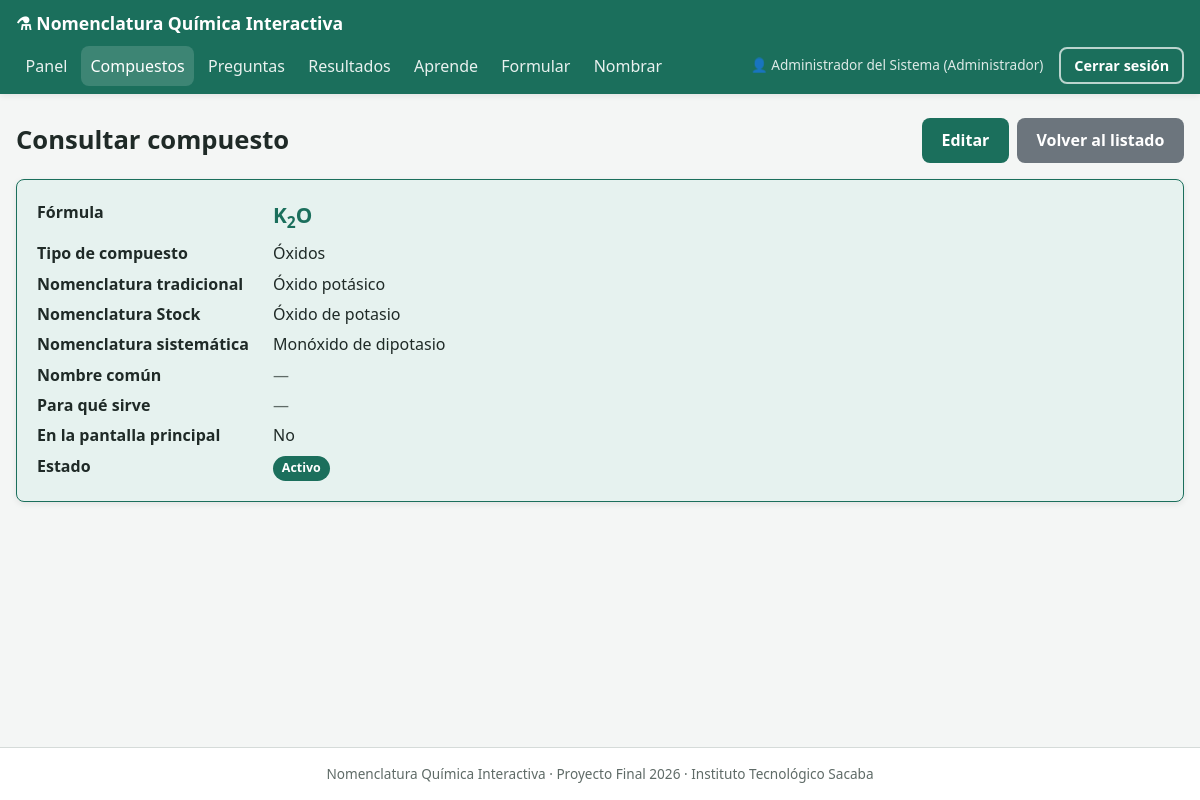
Screenshot of /sql/public/index.php?c=compuesto&a=ver&id=2 (signed in) with the database file from the repository.
### tables this page shows
CREATE TABLE compuestos (
    id_compuesto        INT          NOT NULL AUTO_INCREMENT,
    formula             VARCHAR(30) NOT NULL,
    nombre_tradicional  VARCHAR(100) NOT NULL,
    nombre_stock        VARCHAR(100) NOT NULL,
    nombre_sistematico  VARCHAR(100) NOT NULL,
    nombre_comun        VARCHAR(80)  NULL,
    uso                 TEXT         NULL,
    cotidiano           TINYINT(1)   NOT NULL DEFAULT 0 COMMENT '1 = aparece en el repositorio de la pantalla principal',
    id_tipo             INT          NOT NULL,
    estado              TINYINT(1)   NOT NULL DEFAULT 1 COMMENT '1 = activo, 0 = desactivado',
    PRIMARY KEY (id_compuesto),
    UNIQUE KEY uq_compuestos_formula (formula),
    KEY idx_compuestos_tipo (id_tipo),
    CONSTRAINT fk_compuestos_tipos FOREIGN KEY (id_tipo) REFERENCES tipos_compuesto (id_tipo)
        ON UPDATE CASCADE ON DELETE RESTRICT
);

CREATE TABLE tipos_compuesto (
    id_tipo      INT         NOT NULL AUTO_INCREMENT,
    nombre       VARCHAR(40) NOT NULL,
    descripcion  TEXT        NULL,
    PRIMARY KEY (id_tipo),
    UNIQUE KEY uq_tipos_nombre (nombre)
);

### core/Controller.php (called while the page is built, shortened)
<?php
abstract class Controller
{
    protected function vista(string $ruta, array $parametros = []): void
    {
        extract($parametros, EXTR_SKIP);
        require BASE_PATH . '/views/layout/header.php';
        require BASE_PATH . '/views/' . $ruta . '.php';
        require BASE_PATH . '/views/layout/footer.php';
    }
    protected function get(string $campo, string $defecto = ''): string
    {
        return isset($_GET[$campo]) ? trim((string) $_GET[$campo]) : $defecto;
    }
}

### controllers/CompuestoController.php (called while the page is built, shortened)
<?php
class CompuestoController extends Controller
{
    private Compuesto $modelo;
    public function __construct()
    {
        $this->modelo = new Compuesto();
    }
    public function ver(): void
    {
        $compuesto = $this->modelo->obtener((int) $this->get('id', '0'));
        $this->vista('admin/compuestos/ver', ['titulo' => 'Consultar compuesto', 'compuesto' => $compuesto]);
    }
}

### core/Router.php (called while the page is built, shortened)
<?php
class Router
{
    public static function despachar(): void
    {
        $a = (string) ($_GET['a'] ?? 'index');
        $controlador = new $clase();
        $controlador->$a();
    }
}

### sql/public/index.php (called while the page is built, shortened)
<?php
require_once BASE_PATH . '/core/helpers.php';
spl_autoload_register(function (string $clase) {
    foreach (['core', 'config', 'controllers', 'models'] as $carpeta) {
        $archivo = BASE_PATH . '/' . $carpeta . '/' . $clase . '.php';
        if (is_file($archivo)) {
            return;
        }
    }
});
Router::despachar();

### config/Database.php (called while the page is built)
<?php
class Database
{
    private static ?PDO $conexion = null;
    public static function conectar(): PDO
    {
        if (self::$conexion === null) {
            $dsn = 'mysql:host=' . DB_HOST . ';dbname=' . DB_NAME . ';charset=' . DB_CHARSET;
            try {
                self::$conexion = new PDO($dsn, DB_USER, DB_PASS, [
                    PDO::ATTR_ERRMODE            => PDO::ERRMODE_EXCEPTION,
                    PDO::ATTR_DEFAULT_FETCH_MODE => PDO::FETCH_ASSOC,
                    PDO::ATTR_EMULATE_PREPARES   => false,
                ]);
            } catch (PDOException $e) {
                http_response_code(500);
                die('No se pudo conectar a la base de datos. Verifique config/config.php y que MySQL esté iniciado.');
            }
        }
        return self::$conexion;
    }
}

### core/Model.php (called while the page is built, shortened)
<?php
abstract class Model
{
    public function __construct()
    {
        $this->db = Database::conectar();
    }
}

### models/Compuesto.php (called while the page is built, shortened)
<?php
class Compuesto extends Model
{
    public function obtener(int $id): ?array
    {
        $st = $this->db->prepare(self::SELECT_BASE . ' WHERE c.id_compuesto = :id');
        $st->execute([':id' => $id]);
        $fila = $st->fetch();
        return $fila ?: null;
    }
}

### views/admin/compuestos/ver.php (the view)
<div class="encabezado">
    <h1>Consultar compuesto</h1>
    <div class="grupo-botones">
        <a class="boton" href="<?= e(url('compuesto', 'editar', ['id' => $compuesto['id_compuesto']])) ?>">Editar</a>
        <a class="boton boton-gris" href="<?= e(url('compuesto', 'index')) ?>">Volver al listado</a>
    </div>
</div>
<div class="tarjeta tarjeta-verde">
    <dl class="datos">
        <dt>Fórmula</dt>
        <dd class="formula"><?= formula_html($compuesto['formula']) ?></dd>
        <dt>Tipo de compuesto</dt>
        <dd><?= e($compuesto['tipo']) ?></dd>
        <dt>Nomenclatura tradicional</dt>
        <dd><?= e($compuesto['nombre_tradicional']) ?></dd>
        <dt>Nomenclatura Stock</dt>
        <dd><?= e($compuesto['nombre_stock']) ?></dd>
        <dt>Nomenclatura sistemática</dt>
        <dd><?= e($compuesto['nombre_sistematico']) ?></dd>
        <dt>Nombre común</dt>
        <dd><?= $compuesto['nombre_comun'] ? e($compuesto['nombre_comun']) : '<span class="texto-gris">—</span>' ?></dd>
        <dt>Para qué sirve</dt>
        <dd><?= $compuesto['uso'] ? e($compuesto['uso']) : '<span class="texto-gris">—</span>' ?></dd>
        <dt>En la pantalla principal</dt>
        <dd><?= $compuesto['cotidiano'] ? 'Sí (compuesto de la vida cotidiana)' : 'No' ?></dd>
        <dt>Estado</dt>
        <dd><?= $compuesto['estado'] ? '<span class="insignia">Activo</span>' : '<span class="insignia insignia-gris">Inactivo</span>' ?></dd>
    </dl>
</div>

### core/helpers.php (shortened to what this page needs)
<?php
function e($valor): string
{
    return htmlspecialchars((string) $valor, ENT_QUOTES, 'UTF-8');
}
function url(string $c, string $a = 'index', array $params = []): string
{
    $query = array_merge(['c' => $c, 'a' => $a], $params);
    return BASE_URL . 'index.php?' . http_build_query($query);
}
function formula_html(string $formula): string
{
    return preg_replace('/(\d+)/', '<sub>$1</sub>', e($formula));
}

### sql/public/css/estilos.css (style rules this page uses)
:root { --verde: #1b6f5c; --verde-oscuro: #155a4a; --verde-claro: #e6f2ef; --gris-fondo: #f4f6f5; --gris-borde: #d5dbd9; --gris-texto: #5f6b67; --texto: #1f2a27; --rojo: #c0392b; --rojo-claro: #fbe9e7; --amarillo-claro: #fff6dc; --amarillo-borde: #e3b341; --azul: #1f5fa8; --azul-claro: #e7f0fa; --blanco: #ffffff; --radio: 8px; --sombra: 0 2px 6px rgba(0, 0, 0, 0.08); }
* { box-sizing: border-box; }
html { font-size: 16px; }
body { margin: 0; font-family: "Segoe UI", Roboto, Arial, sans-serif; line-height: 1.5; color: var(--texto); background-color: var(--gris-fondo); min-height: 100vh; display: flex; flex-direction: column; }
h1, h2, h3 { line-height: 1.25; margin: 0 0 .75rem; }
h1 { font-size: 1.6rem; }
a { color: var(--verde); }
sub { font-size: .75em; }
.boton { display: inline-block; font: inherit; font-weight: 600; text-align: center; text-decoration: none; cursor: pointer; border: 2px solid transparent; border-radius: var(--radio); padding: .55rem 1.1rem; background-color: var(--verde); color: var(--blanco); transition: background-color .15s, box-shadow .15s; }
.boton-gris { background-color: #6c757d; }
.grupo-botones { display: flex; flex-wrap: wrap; gap: .5rem; align-items: center; }
.tarjeta { background-color: var(--blanco); border: 1px solid var(--gris-borde); border-radius: var(--radio); box-shadow: var(--sombra); padding: 1.25rem; }
.tarjeta-verde { background-color: var(--verde-claro); border-color: var(--verde); }
.insignia { display: inline-block; font-size: .78rem; font-weight: 600; padding: .2rem .55rem; border-radius: 999px; background-color: var(--verde); color: var(--blanco); }
.datos { display: grid; grid-template-columns: 220px 1fr; gap: .4rem 1rem; margin: 0; }
.datos dt { font-weight: 600; }
.datos dd { margin: 0; }
.formula { font-size: 1.3rem; font-weight: 700; color: var(--verde); }
.texto-gris { color: var(--gris-texto); }
.encabezado { display: flex; justify-content: space-between; align-items: center; gap: 1rem; flex-wrap: wrap; margin-bottom: 1rem; }
.encabezado h1 { margin: 0; }

### rows the page displays
compuestos: formula "K 2 O", id_tipo.nombre "Óxidos", nombre_tradicional "Óxido potásico", nombre_stock "Óxido de potasio", nombre_sistematico "Monóxido de dipotasio"

### other values shown
APP_NOMBRE "Nomenclatura Química Interactiva"
$usuarioSesion['nombre'] "Administrador del Sistema"
$usuarioSesion['rol'] "Administrador"
